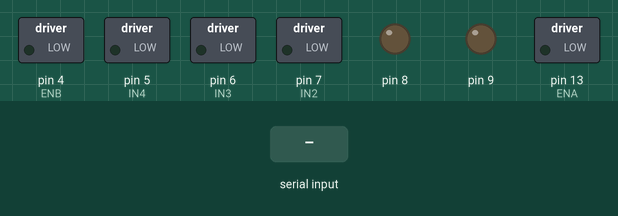
A sketch run on a simulated Arduino Uno, built with avr-gcc and run on an emulated ATmega328P. Parts: switched loads named in the sketch (green lamp = pin HIGH), output pins drawn as LEDs (lit = HIGH). The inputs (shaded band) are chosen by the test bench. What the sketch prints to the serial monitor is not drawn.

Above: at 1.8 s.
1.9 s: "4" received over the second serial link
At 2.4 s:
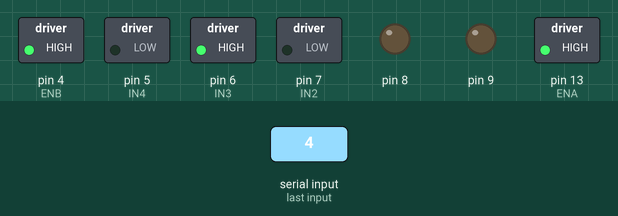
3.5 s: "2" received over the second serial link
At 4.7 s:
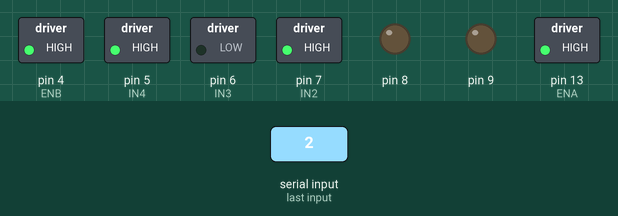
5.0 s: "1" received over the second serial link
At 5.9 s:
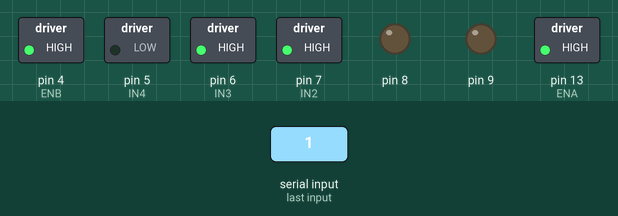
6.5 s: "3" received over the second serial link
At 7.0 s:
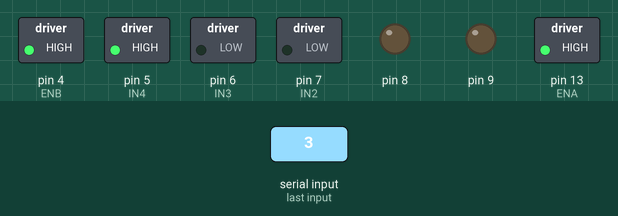
8.0 s: "0" received over the second serial link
At 9.4 s:
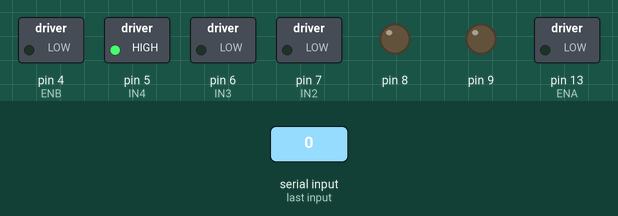
Timing chart, 0 to 10.5 s (numbered marks = the images above; inputs shaded):
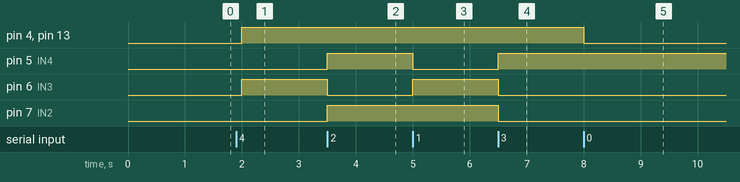

The sketch:

nanobot.ino
```cpp
/* include library */
#include <SoftwareSerial.h> // libreria que permite establecer pines digitales


SoftwareSerial miBT (10, 11);  //pin RX, pin TX

// ----------- Puenteh

int ENA = 13;
//derecho
int IN1 = 12;
int IN2 = 7;
//izquierdo
int IN3 = 6;
int IN4 = 5;
int ENB = 4;

int speedCar = 255;   // variable para almacenar valor de velocidad
int speedMAX = 255;  // variable para almacenar valor de velocidad
int speedMED = 200;     // variable para almacenar valor de velocidad
int speedMIN = 130;      // variable para almacenar valor de velocidad
int speedOff = 0 ;
char dato = 0;      // variable para almacenar caracter recibido


void setup(){

  miBT.begin(38400);
  Serial.begin(38400);

  // l298n
/*   pinMode(ENA, OUTPUT);   // ENA como salida
  pinMode(ENB, OUTPUT);   // ENB como salida
  pinMode(IN1, OUTPUT);   // IN1 como salida
  pinMode(IN2, OUTPUT);   // IN2 como salida
  pinMode(IN3, OUTPUT);   // IN3 como salida
  pinMode(IN4, OUTPUT);   // IN4 como salida
 */
  for (int i = 4; i <= 9; i++) {
    pinMode(i, OUTPUT);
  }
}

void loop(){

    //------------Bluetooth
  if (miBT.available()){     // si hay informacion disponible desde modulo
    dato = miBT.read();   // almacena en dato el caracter recibido desde modulo
    Serial.println("dato");
    Serial.println(dato);
    Serial.write(dato);                       //Sacarlo a la terminal

      if(dato == '4') { MotorForward();}
      else if(dato == '2') {MotorBackward();}
      else if(dato == '1') {TurnLeft();}
      else if(dato == '3') {TurnRight();}
      else if(dato == '0') {MotorStop(); }  //motor stop

      else if(dato == 'a') { SetSpeedCarMax(); }
      else if(dato == 'b') { SetSpeedCarUp();  }
      else if(dato == 'c') { SetSpeedCarDown(); }

  }

     delay(500);
}


// Funciones de motores
/* FORWARD */
void MotorForward(){
  analogWrite(ENA, speedCar);  // velocidad mediante PWM en ENA
  analogWrite(ENB, speedCar);  // velocidad mediante PWM en ENB

  digitalWrite(IN1,HIGH);
  digitalWrite(IN2,LOW);
  digitalWrite(IN3,HIGH);
  digitalWrite(IN4,LOW);
}

/* BACKWARD */
void MotorBackward(){
  analogWrite(ENA, speedCar);  // velocidad mediante PWM en ENA
  analogWrite(ENB, speedCar);  // velocidad mediante PWM en ENB

  digitalWrite(IN1,LOW);
  digitalWrite(IN2,HIGH);
  digitalWrite(IN3,LOW);
  digitalWrite(IN4,HIGH);
}
/* TURN RIGHT */
void TurnRight(){
  analogWrite(ENA, speedCar);  // velocidad mediante PWM en ENA
  analogWrite(ENB, speedCar);  // velocidad mediante PWM en ENB

  digitalWrite(IN1,HIGH);
  digitalWrite(IN2,LOW);
  digitalWrite(IN3,LOW);
  digitalWrite(IN4,HIGH);
}

/* TURN LEFT */
void TurnLeft(){
  analogWrite(ENA, speedCar);  // velocidad mediante PWM en ENA
  analogWrite(ENB, speedCar);  // velocidad mediante PWM en ENB

  digitalWrite(IN1,LOW);
  digitalWrite(IN2,HIGH);
  digitalWrite(IN3,HIGH);
  digitalWrite(IN4,LOW);
}

void MotorStop(){
  analogWrite(ENA, speedOff);    // deshabilita motor A
  analogWrite(ENB, speedOff);    // deshabilita motor B
}

//  -----------------------  SPEED  -----------------------
void SetSpeedCarMax(){
  speedCar = speedMAX;
    Serial.print("speedCar "+ speedCar);
  delay(90);
}


void SetSpeedCarUp(){
  speedCar = speedMED;
    Serial.print("speedCar s"+ speedCar);
  delay(90);
}


void SetSpeedCarDown(){
  speedCar = speedMIN;
  delay(90);
}
```

Measured:
- after the input at 1.9 s, pin 4 (ENB), pin 6 (IN3), pin 13 (ENA): LOW → HIGH after 0.10 s
- after the input at 3.5 s, pin 5 (IN4), pin 7 (IN2): LOW → HIGH at once; pin 6 (IN3): HIGH → LOW at once
- after the input at 5.0 s, pin 5 (IN4): HIGH → LOW at once; pin 6 (IN3): LOW → HIGH at once
- after the input at 6.5 s, pin 5 (IN4): LOW → HIGH at once; pin 6 (IN3), pin 7 (IN2): HIGH → LOW at once
- after the input at 8.0 s, pin 4 (ENB), pin 13 (ENA): HIGH → LOW at once
